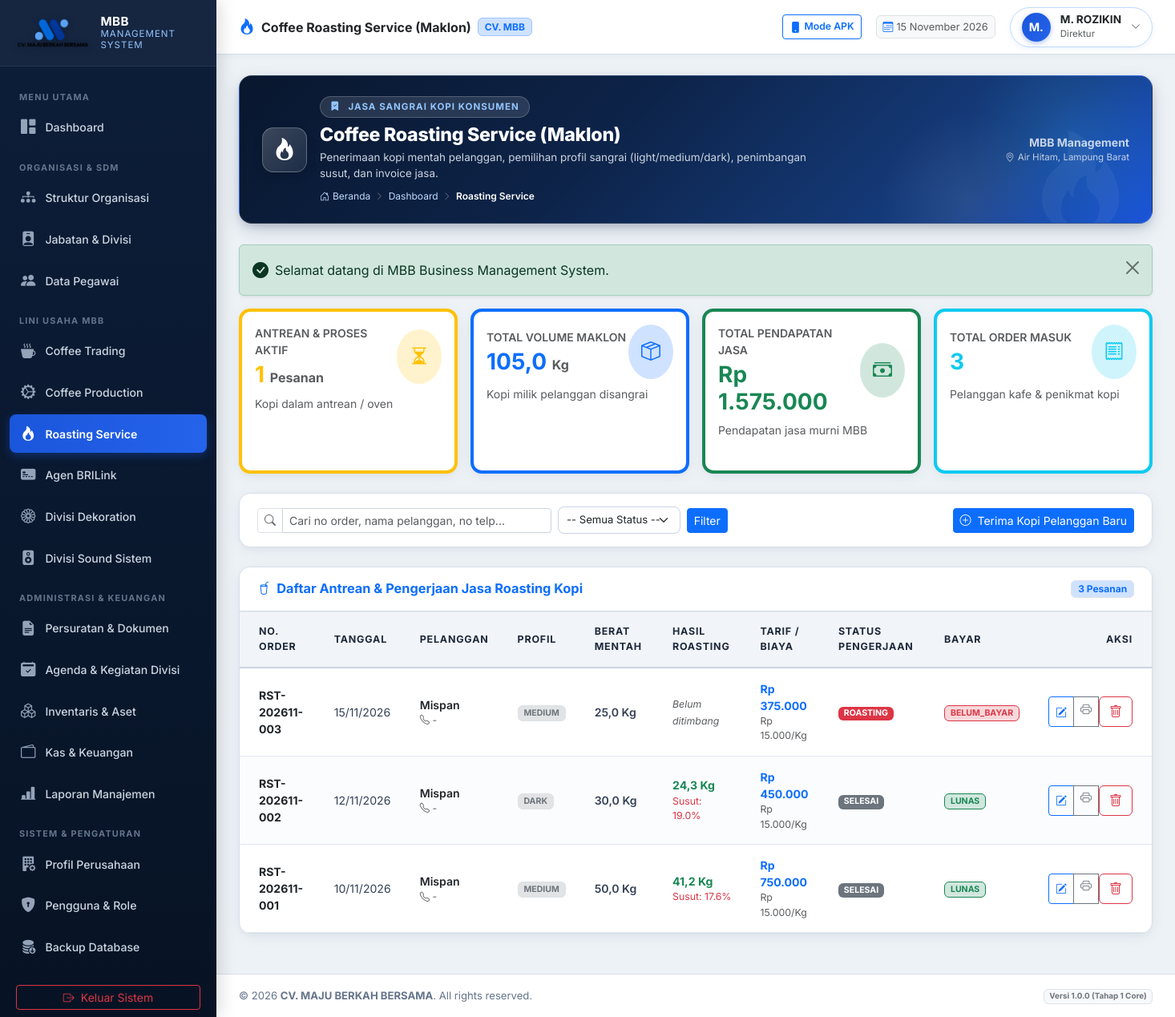
The app's page /modules/roasting-service/index.php (signed in) with its own data.
### tables this page shows
CREATE TABLE `users` (
  `id` int(11) NOT NULL AUTO_INCREMENT,
  `username` varchar(50) NOT NULL,
  `email` varchar(100) NOT NULL,
  `password_hash` varchar(255) NOT NULL,
  `role_id` int(11) NOT NULL,
  `employee_id` int(11) DEFAULT NULL,
  `is_active` tinyint(1) DEFAULT 1,
  `must_change_password` tinyint(1) DEFAULT 0,
  `last_login_at` datetime DEFAULT NULL,
  `last_login_ip` varchar(45) DEFAULT NULL,
  `created_at` datetime DEFAULT current_timestamp(),
  `updated_at` datetime DEFAULT current_timestamp() ON UPDATE current_timestamp(),
  PRIMARY KEY (`id`),
  UNIQUE KEY `username` (`username`),
  UNIQUE KEY `email` (`email`),
  UNIQUE KEY `employee_id` (`employee_id`),
  KEY `fk_user_role` (`role_id`),
  CONSTRAINT `fk_user_emp` FOREIGN KEY (`employee_id`) REFERENCES `employees` (`id`) ON DELETE SET NULL,
  CONSTRAINT `fk_user_role` FOREIGN KEY (`role_id`) REFERENCES `roles` (`id`)
);

CREATE TABLE `employees` (
  `id` int(11) NOT NULL AUTO_INCREMENT,
  `employee_code` varchar(30) NOT NULL,
  `full_name` varchar(150) NOT NULL,
  `gender` enum('L','P') DEFAULT 'L',
  `phone_number` varchar(30) DEFAULT NULL,
  `email` varchar(100) DEFAULT NULL,
  `address` text DEFAULT NULL,
  `division_id` int(11) DEFAULT NULL,
  `position_id` int(11) DEFAULT NULL,
  `join_date` date DEFAULT NULL,
  `employment_status` enum('TETAP','KONTRAK','MAGANG','HONORER') DEFAULT 'TETAP',
  `is_active` tinyint(1) DEFAULT 1,
  `avatar` varchar(255) DEFAULT NULL,
  `notes` text DEFAULT NULL,
  `created_at` datetime DEFAULT current_timestamp(),
  `updated_at` datetime DEFAULT current_timestamp() ON UPDATE current_timestamp(),
  PRIMARY KEY (`id`),
  UNIQUE KEY `employee_code` (`employee_code`),
  KEY `fk_emp_div` (`division_id`),
  KEY `fk_emp_pos` (`position_id`),
  CONSTRAINT `fk_emp_div` FOREIGN KEY (`division_id`) REFERENCES `divisions` (`id`) ON DELETE SET NULL,
  CONSTRAINT `fk_emp_pos` FOREIGN KEY (`position_id`) REFERENCES `positions` (`id`) ON DELETE SET NULL
);

CREATE TABLE `positions` (
  `id` int(11) NOT NULL AUTO_INCREMENT,
  `position_code` varchar(20) NOT NULL,
  `position_name` varchar(100) NOT NULL,
  `division_id` int(11) DEFAULT NULL,
  `parent_position_id` int(11) DEFAULT NULL,
  `level_rank` int(11) DEFAULT 1,
  `job_description` text DEFAULT NULL,
  `is_active` tinyint(1) DEFAULT 1,
  `created_at` datetime DEFAULT current_timestamp(),
  `updated_at` datetime DEFAULT current_timestamp() ON UPDATE current_timestamp(),
  PRIMARY KEY (`id`),
  UNIQUE KEY `position_code` (`position_code`),
  KEY `fk_pos_div` (`division_id`),
  KEY `fk_pos_parent` (`parent_position_id`),
  CONSTRAINT `fk_pos_div` FOREIGN KEY (`division_id`) REFERENCES `divisions` (`id`) ON DELETE SET NULL,
  CONSTRAINT `fk_pos_parent` FOREIGN KEY (`parent_position_id`) REFERENCES `positions` (`id`) ON DELETE SET NULL
);

CREATE TABLE `roasting_orders` (
  `id` int(11) NOT NULL AUTO_INCREMENT,
  `order_number` varchar(50) NOT NULL,
  `customer_id` int(11) NOT NULL,
  `order_date` date NOT NULL,
  `raw_weight_kg` decimal(12,2) NOT NULL,
  `roast_profile` enum('LIGHT','MEDIUM','DARK') DEFAULT 'MEDIUM',
  `roasted_weight_kg` decimal(12,2) DEFAULT 0.00,
  `shrinkage_percent` decimal(5,2) DEFAULT 0.00,
  `service_fee_per_kg` decimal(15,2) NOT NULL,
  `total_fee` decimal(15,2) NOT NULL,
  `paid_amount` decimal(15,2) DEFAULT 0.00,
  `payment_status` enum('LUNAS','BELUM_BAYAR') DEFAULT 'BELUM_BAYAR',
  `work_status` enum('ANTREAN','ROASTING','COOLING_RESTING','PACKAGING','SIAP_DIAMBIL','SELESAI') DEFAULT 'ANTREAN',
  `handover_date` date DEFAULT NULL,
  `notes` text DEFAULT NULL,
  `created_by` int(11) DEFAULT NULL,
  `created_at` datetime DEFAULT current_timestamp(),
  PRIMARY KEY (`id`),
  UNIQUE KEY `order_number` (`order_number`),
  KEY `fk_roast_cust` (`customer_id`),
  CONSTRAINT `fk_roast_cust` FOREIGN KEY (`customer_id`) REFERENCES `customers` (`id`)
);

CREATE TABLE `customers` (
  `id` int(11) NOT NULL AUTO_INCREMENT,
  `code` varchar(30) NOT NULL,
  `name` varchar(150) NOT NULL,
  `phone` varchar(30) DEFAULT NULL,
  `email` varchar(100) DEFAULT NULL,
  `address` text DEFAULT NULL,
  `customer_type` enum('INDIVIDUAL','CAFE','WHOLESALER','CORPORATE') DEFAULT 'INDIVIDUAL',
  `notes` text DEFAULT NULL,
  `created_at` datetime DEFAULT current_timestamp(),
  PRIMARY KEY (`id`),
  UNIQUE KEY `code` (`code`)
);

### modules/roasting-service/index.php (the view, shortened to what the rows shown need)
<?php
require_once __DIR__ . '/../../core/Auth.php';
require_once __DIR__ . '/../../core/Permission.php';
require_once __DIR__ . '/../../helpers/utils.php';
$db = Database::getInstance();
$query = "
    SELECT r.*, c.name AS customer_name, c.phone AS customer_phone
    FROM roasting_orders r
    LEFT JOIN customers c ON r.customer_id = c.id
    WHERE 1=1
";
$params = [];
$query .= " ORDER BY r.order_date DESC, r.id DESC";
$stmt = $db->prepare($query);
$stmt->execute($params);
$orders = $stmt->fetchAll();
$pageTitle = 'Coffee Roasting Service (Maklon)';
require_once __DIR__ . '/../../components/header.php';
require_once __DIR__ . '/../../components/topbar.php';
?>
<div class="card-mbb">
    <div class="card-mbb-body p-0">
        <div class="table-responsive">
            <table class="table-mbb align-middle">
                <thead>
                    <tr>
                        <th class="ps-4">No. Order</th>
                        <th>Tanggal</th>
                        <th>Pelanggan</th>
                        <th>Profil</th>
                        <th>Berat Mentah</th>
                        <th>Hasil Roasting</th>
                        <th>Tarif / Biaya</th>
                        <th>Status Pengerjaan</th>
                        <th>Bayar</th>
                        <th class="text-end pe-4">Aksi</th>
                    </tr>
                </thead>
                <tbody>
                    <?php if (empty($orders)): ?>
                        <tr>
                            <td colspan="10" class="text-center py-4 text-muted">
                                <i class="bi bi-inbox fs-2 d-block mb-1"></i>
                                Belum ada pesanan jasa roasting. Klik tombol <strong>Terima Kopi Pelanggan</strong> untuk mencatat pesanan baru.
                            </td>
                        </tr>
                    <?php else: ?>
                        <?php foreach ($orders as $o): ?>
                            <tr>
                                <td class="ps-4 fw-bold text-dark">
                                    <?= e($o['order_number']) ?>
                                </td>
                                <td><?= date('d/m/Y', strtotime($o['order_date'])) ?></td>
                                <td>
                                    <div class="fw-semibold text-dark"><?= e($o['customer_name'] ?? 'Pelanggan Umum') ?></div>
                                    <div class="small text-muted"><i class="bi bi-telephone"></i> <?= e($o['customer_phone'] ?? '-') ?></div>
                                </td>
                                <td>
                                    <span class="badge bg-secondary-subtle text-secondary border">
                                        <?= e($o['roast_profile']) ?>
                                    </span>
                                </td>
                                <td class="fw-semibold"><?= number_format($o['raw_weight_kg'], 1, ',', '.') ?> Kg</td>
                                <td>
                                    <?php if ($o['roasted_weight_kg'] > 0): ?>
                                        <span class="fw-bold text-success"><?= number_format($o['roasted_weight_kg'], 1, ',', '.') ?> Kg</span>
                                        <div class="small text-danger">Susut: <?= number_format($o['shrinkage_percent'], 1) ?>%</div>
                                    <?php else: ?>
                                        <span class="text-muted small"><em>Belum ditimbang</em></span>
                                    <?php endif; ?>
                                </td>
                                <td>
                                    <div class="fw-bold text-primary"><?= format_rupiah($o['total_fee']) ?></div>
                                    <div class="small text-muted"><?= format_rupiah($o['service_fee_per_kg']) ?>/Kg</div>
                                </td>
                                <td>
                                    <?php
                                    $statusBadge = match($o['work_status']) {
                                        'ANTREAN' => 'bg-warning text-dark',
                                        'ROASTING' => 'bg-danger text-white',
                                        'COOLING_RESTING' => 'bg-info text-dark',
                                        'PACKAGING' => 'bg-primary text-white',
                                        'SIAP_DIAMBIL' => 'bg-success text-white',
                                        'SELESAI' => 'bg-secondary text-white',
                                        default => 'bg-light text-dark'
                                    };
                                    ?>
                                    <span class="badge <?= $statusBadge ?>"><?= e($o['work_status']) ?></span>
                                </td>
                                <td>
                                    <span class="badge <?= $o['payment_status'] === 'LUNAS' ? 'bg-success-subtle text-success border border-success' : 'bg-danger-subtle text-danger border border-danger' ?>">
                                        <?= e($o['payment_status']) ?>
                                    </span>
                                </td>
                                <td class="text-end pe-4">
                                    <div class="btn-group btn-group-sm">
                                        <button type="button" class="btn btn-outline-primary btn-update-status"
                                                data-id="<?= $o['id'] ?>"
                                                data-number="<?= e($o['order_number']) ?>"
                                                data-status="<?= e($o['work_status']) ?>"
                                                data-roasted="<?= $o['roasted_weight_kg'] ?>"
                                                data-paid="<?= $o['paid_amount'] ?>"
                                                data-fee="<?= $o['total_fee'] ?>"
                                                title="Update Status / Timbang Hasil">
                                            <i class="bi bi-pencil-square"></i>
                                        </button>
                                        <a href="<?= base_url('modules/roasting-service/print_order.php?id=' . $o['id']) ?>" target="_blank" class="btn btn-outline-secondary" title="Cetak Nota / SPK">
                                            <i class="bi bi-printer"></i>
                                        </a>
                                        <?php if (Permission::can('roasting_service.delete')): ?>
                                            <form method="POST" action="" class="d-inline">
                                                <button type="submit" class="btn btn-outline-danger btn-confirm-delete"
                                                        data-confirm="Hapus pesanan '<?= e($o['order_number']) ?>'?" title="Hapus">
                                                    <i class="bi bi-trash"></i>
                                                </button>
                                            </form>
                                        <?php endif; ?>
                                    </div>
                                </td>
                            </tr>
                        <?php endforeach; ?>
                    <?php endif; ?>
                </tbody>
            </table>
        </div>
    </div>
</div>
<?php require_once __DIR__ . '/../../components/footer.php'; ?>

### components/topbar.php (shortened to what the rows shown need)
<?php
$user = Auth::user();
$displayName = $user['full_name'] ?? ($user['username'] ?? 'User');
$displayRole = $user['role_title'] ?? ($user['role_name'] ?? 'User');
$displayPos  = $user['position_name'] ?? $displayRole;
$initials    = strtoupper(substr($displayName, 0, 2));
$activeMeta = $moduleMetadata[$currentModule ?? 'dashboard'] ?? [
    'title'    => $pageTitle ?? 'MBB Management System',
    'category' => 'SISTEM INFORMASI TERPADU',
    'icon'     => 'bi-grid-fill',
    'desc'     => 'Sistem manajemen operasional terpadu CV. MAJU BERKAH BERSAMA'
];
$bannerTitle    = $pageTitle ?? $activeMeta['title'];
?>
<div class="main-content">
    <header class="topbar">
        <div class="topbar-right">
            <div class="dropdown">
                <div class="user-profile-badge" data-bs-toggle="dropdown" aria-expanded="false">
                    <div class="user-avatar"><?= e($initials) ?></div>
                    <div class="d-none d-sm-block text-start lh-1">
                        <div class="fw-bold text-dark" style="font-size: 0.85rem;"><?= e($displayName) ?></div>
                        <small class="text-muted" style="font-size: 0.72rem;"><?= e($displayPos) ?></small>
                    </div>
                    <i class="bi bi-chevron-down text-muted" style="font-size: 0.75rem;"></i>
                </div>
            </div>
        </div>
    </header>
    <div class="content-body">
        <div class="page-hero-banner">
            <div class="page-hero-content">
                <div class="banner-title-group">
                    <div>
                        <h2 class="banner-page-title"><?= e($bannerTitle) ?></h2>
                    </div>
                </div>
            </div>
        </div>

### records on screen
users: employee.full_name "M.", employee.full_name "M. ROZIKIN", positions.position_name "Direktur"
roasting_orders: order_number "RST-202611-003", order_date "15/11/2026", customer.name "Mispan", customer.phone "-", roast_profile "MEDIUM", raw_weight_kg "25,0", roasted_weight_kg "Belum ditimbang", total_fee "Rp 375.000", service_fee_per_kg "Rp 15.000", work_status "ROASTING", payment_status "BELUM_BAYAR"
roasting_orders: order_number "RST-202611-002", order_date "12/11/2026", customer.name "Mispan", customer.phone "-", roast_profile "DARK", raw_weight_kg "30,0", roasted_weight_kg "24,3", shrinkage_percent "19.0", total_fee "Rp 450.000", service_fee_per_kg "Rp 15.000", work_status "SELESAI", payment_status "LUNAS"
roasting_orders: order_number "RST-202611-001", order_date "10/11/2026", customer.name "Mispan", customer.phone "-", roast_profile "MEDIUM", raw_weight_kg "50,0", roasted_weight_kg "41,2", shrinkage_percent "17.6", total_fee "Rp 750.000", service_fee_per_kg "Rp 15.000", work_status "SELESAI", payment_status "LUNAS"

### other values on screen
get_company_setting('company_short_name', 'MBB') "MBB"
$bannerTitle "Coffee Roasting Service (Maklon)"
$bannerCategory "JASA SANGRAI KOPI KONSUMEN"
$bannerDesc "Penerimaan kopi mentah pelanggan, pemilihan profil sangrai (light/medium/dark), penimbangan susut, dan invoice jasa."
$label "Dashboard"
$label "Roasting Service"
$msg "Selamat datang di MBB Business Management System."
$kpi['active_queue'] "1"
$kpi['total_raw'] "105,0"
format_rupiah($kpi['total_revenue']) "Rp 1.575.000"
$kpi['total_orders'] "3"
count($orders) "3"
get_company_setting('company_name', 'CV. MAJU BERKAH BERSAMA') "CV. MAJU BERKAH BERSAMA"
